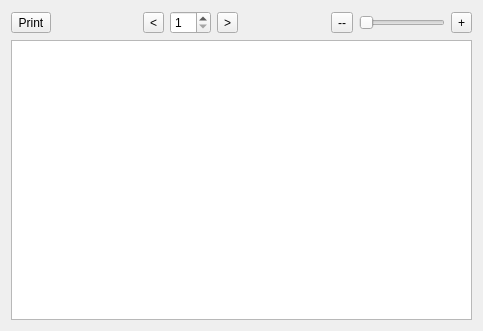
<?xml version="1.0" encoding="UTF-8"?>
<ui version="4.0">
 <class>SimpleReportViewer</class>
 <widget class="QWidget" name="SimpleReportViewer">
  <property name="geometry">
   <rect>
    <x>0</x>
    <y>0</y>
    <width>483</width>
    <height>331</height>
   </rect>
  </property>
  <property name="windowTitle">
   <string>Form</string>
  </property>
  <layout class="QVBoxLayout" name="verticalLayout_2">
   <item>
    <layout class="QVBoxLayout" name="verticalLayout">
     <item>
      <layout class="QHBoxLayout" name="horizontalLayout">
       <item>
        <widget class="QToolButton" name="btnPrint">
         <property name="text">
          <string>Print</string>
         </property>
        </widget>
       </item>
       <item>
        <spacer name="horizontalSpacer">
         <property name="orientation">
          <enum>Qt::Horizontal</enum>
         </property>
         <property name="sizeHint" stdset="0">
          <size>
           <width>40</width>
           <height>20</height>
          </size>
         </property>
        </spacer>
       </item>
       <item>
        <widget class="QToolButton" name="btnPagePrev">
         <property name="text">
          <string>&lt;</string>
         </property>
        </widget>
       </item>
       <item>
        <widget class="QSpinBox" name="sbPage">
         <property name="minimum">
          <number>1</number>
         </property>
        </widget>
       </item>
       <item>
        <widget class="QToolButton" name="btnPageNext">
         <property name="text">
          <string>&gt;</string>
         </property>
        </widget>
       </item>
       <item>
        <spacer name="horizontalSpacer_2">
         <property name="orientation">
          <enum>Qt::Horizontal</enum>
         </property>
         <property name="sizeHint" stdset="0">
          <size>
           <width>40</width>
           <height>20</height>
          </size>
         </property>
        </spacer>
       </item>
       <item>
        <widget class="QToolButton" name="btnZoomLess">
         <property name="text">
          <string>--</string>
         </property>
        </widget>
       </item>
       <item>
        <widget class="QSlider" name="zoomSlider">
         <property name="minimum">
          <number>50</number>
         </property>
         <property name="maximum">
          <number>250</number>
         </property>
         <property name="singleStep">
          <number>5</number>
         </property>
         <property name="value">
          <number>50</number>
         </property>
         <property name="orientation">
          <enum>Qt::Horizontal</enum>
         </property>
        </widget>
       </item>
       <item>
        <widget class="QToolButton" name="btnZoomMore">
         <property name="text">
          <string>+</string>
         </property>
        </widget>
       </item>
      </layout>
     </item>
     <item>
      <widget class="ReportGraphicsView" name="gv">
       <property name="autoFillBackground">
        <bool>true</bool>
       </property>
       <property name="backgroundBrush">
        <brush brushstyle="NoBrush">
         <color alpha="255">
          <red>0</red>
          <green>0</green>
          <blue>0</blue>
         </color>
        </brush>
       </property>
      </widget>
     </item>
    </layout>
   </item>
  </layout>
 </widget>
 <customwidgets>
  <customwidget>
   <class>ReportGraphicsView</class>
   <extends>QGraphicsView</extends>
   <header>ReportGraphicsView.h</header>
  </customwidget>
 </customwidgets>
 <resources/>
 <connections>
  <connection>
   <sender>btnPageNext</sender>
   <signal>clicked()</signal>
   <receiver>SimpleReportViewer</receiver>
   <slot>onBtnPageNextClicked()</slot>
   <hints>
    <hint type="sourcelabel">
     <x>222</x>
     <y>20</y>
    </hint>
    <hint type="destinationlabel">
     <x>241</x>
     <y>165</y>
    </hint>
   </hints>
  </connection>
  <connection>
   <sender>btnPagePrev</sender>
   <signal>clicked()</signal>
   <receiver>SimpleReportViewer</receiver>
   <slot>onBtnPagePrevClicked()</slot>
   <hints>
    <hint type="sourcelabel">
     <x>148</x>
     <y>20</y>
    </hint>
    <hint type="destinationlabel">
     <x>241</x>
     <y>165</y>
    </hint>
   </hints>
  </connection>
  <connection>
   <sender>btnPrint</sender>
   <signal>clicked()</signal>
   <receiver>SimpleReportViewer</receiver>
   <slot>onBtnPrintClicked()</slot>
   <hints>
    <hint type="sourcelabel">
     <x>28</x>
     <y>20</y>
    </hint>
    <hint type="destinationlabel">
     <x>241</x>
     <y>165</y>
    </hint>
   </hints>
  </connection>
  <connection>
   <sender>zoomSlider</sender>
   <signal>valueChanged(int)</signal>
   <receiver>SimpleReportViewer</receiver>
   <slot>onZoomSliderChanged()</slot>
   <hints>
    <hint type="sourcelabel">
     <x>396</x>
     <y>20</y>
    </hint>
    <hint type="destinationlabel">
     <x>241</x>
     <y>165</y>
    </hint>
   </hints>
  </connection>
  <connection>
   <sender>btnZoomLess</sender>
   <signal>clicked()</signal>
   <receiver>SimpleReportViewer</receiver>
   <slot>onBtnZoomLessClicked()</slot>
   <hints>
    <hint type="sourcelabel">
     <x>337</x>
     <y>20</y>
    </hint>
    <hint type="destinationlabel">
     <x>241</x>
     <y>165</y>
    </hint>
   </hints>
  </connection>
  <connection>
   <sender>btnZoomMore</sender>
   <signal>clicked()</signal>
   <receiver>SimpleReportViewer</receiver>
   <slot>onBtnZoomMoreClicked()</slot>
   <hints>
    <hint type="sourcelabel">
     <x>458</x>
     <y>20</y>
    </hint>
    <hint type="destinationlabel">
     <x>241</x>
     <y>165</y>
    </hint>
   </hints>
  </connection>
  <connection>
   <sender>sbPage</sender>
   <signal>valueChanged(int)</signal>
   <receiver>SimpleReportViewer</receiver>
   <slot>onSpinBoxPageChanged()</slot>
   <hints>
    <hint type="sourcelabel">
     <x>184</x>
     <y>20</y>
    </hint>
    <hint type="destinationlabel">
     <x>241</x>
     <y>165</y>
    </hint>
   </hints>
  </connection>
 </connections>
 <slots>
  <slot>onBtnPrintClicked()</slot>
  <slot>onBtnPagePrevClicked()</slot>
  <slot>onBtnPageNextClicked()</slot>
  <slot>onZoomSliderChanged()</slot>
  <slot>onBtnZoomLessClicked()</slot>
  <slot>onBtnZoomMoreClicked()</slot>
  <slot>onSpinBoxPageChanged()</slot>
 </slots>
</ui>
